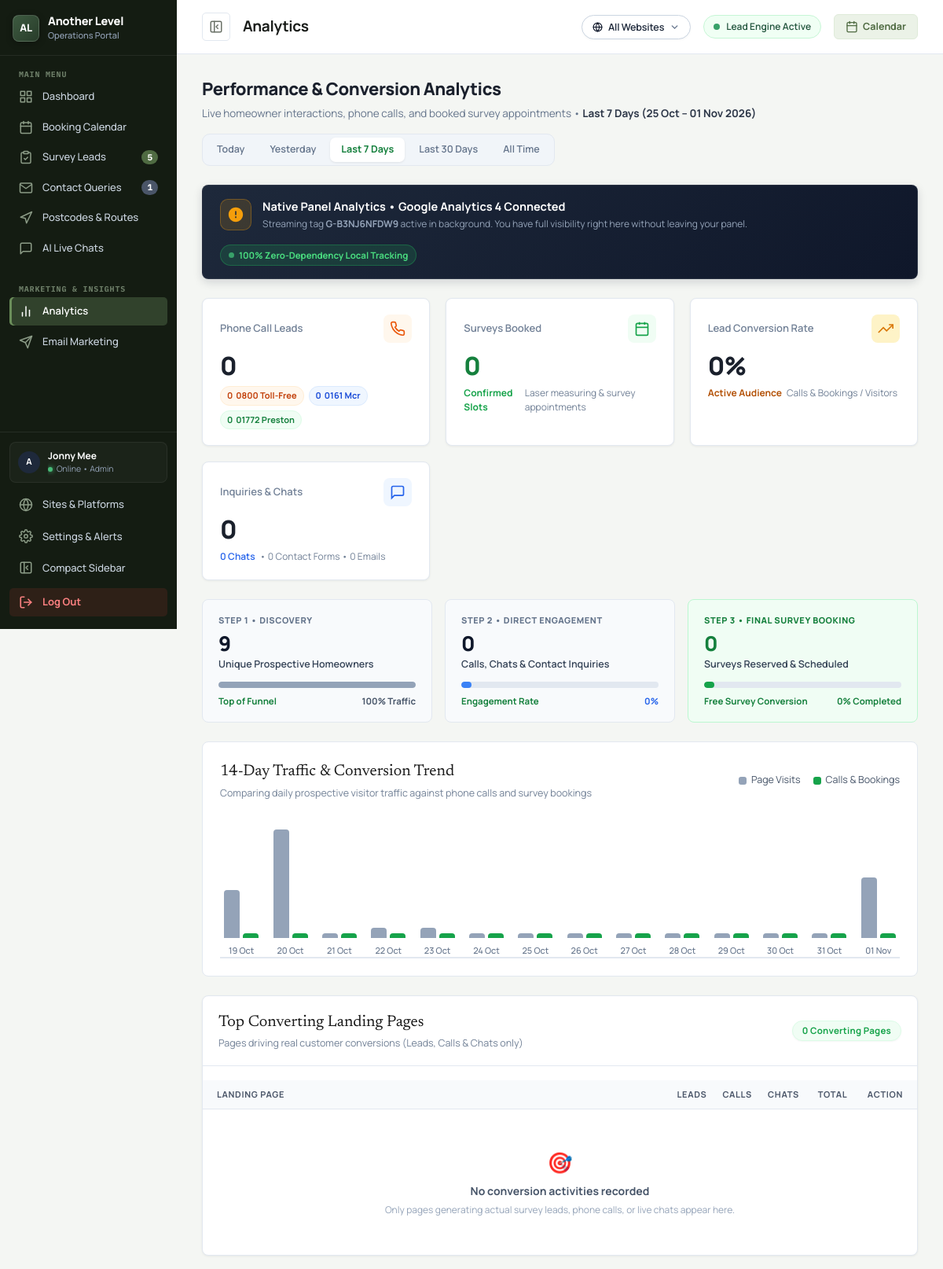
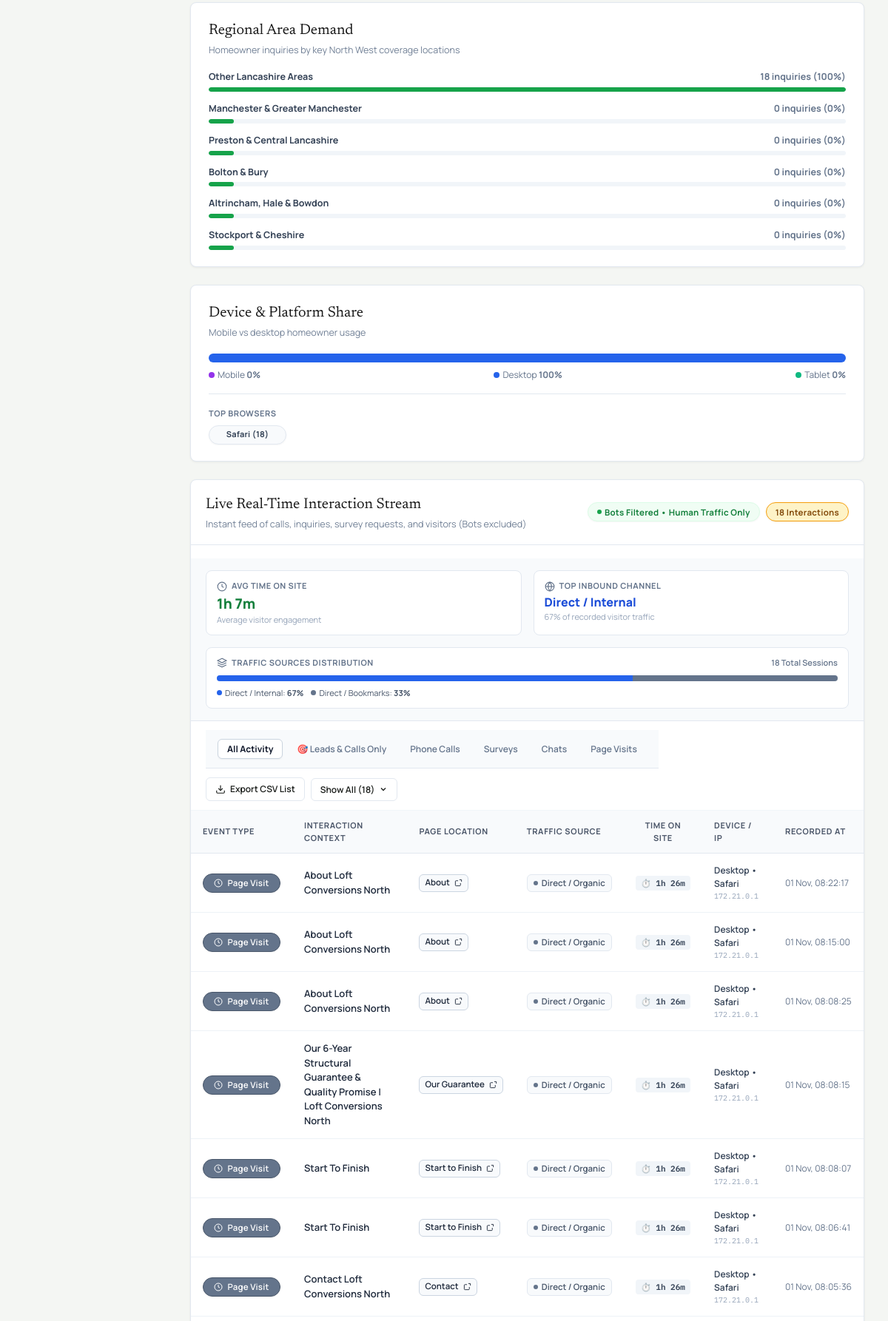
The app's page /panel/analytics.php (signed in, upper part) with its own data (2 pictures, top to bottom).
### tables this page shows
CREATE TABLE settings (
            key TEXT PRIMARY KEY,
            value TEXT NOT NULL,
            updated_at DATETIME DEFAULT CURRENT_TIMESTAMP
        );

CREATE TABLE events_tracking (
            id INTEGER PRIMARY KEY AUTOINCREMENT,
            event_type TEXT NOT NULL, -- 'call_click', 'chat_click'
            event_target TEXT,        -- phone number or chat title
            source_page TEXT,
            ip_address TEXT,
            device_type TEXT,
            browser TEXT,
            created_at DATETIME DEFAULT CURRENT_TIMESTAMP
        , referrer TEXT, duration_seconds INTEGER DEFAULT 0, traffic_source TEXT DEFAULT 'Direct / Bookmarks', is_bot INTEGER DEFAULT 0, session_id TEXT, site_id INTEGER DEFAULT 1);

### panel/analytics.php (the view, shortened to what the rows shown need)
<?php
require_once __DIR__ . '/includes/auth.php';
$range = $_GET['range'] ?? '7days';
switch ($range) {
    case '7days':
    default:
        $eventWhere = "created_at >= date('now', '-7 days')";
        break;
}
$eventWhere .= " AND (is_bot = 0 OR is_bot IS NULL)";
require_once __DIR__ . '/includes/sites.php';
$eventsStmt = $db->query("
    SELECT * FROM events_tracking
    WHERE {$eventWhere}
    ORDER BY id DESC
    LIMIT 50
");
$recentEvents = $eventsStmt->fetchAll(PDO::FETCH_ASSOC);
$gaId = getSetting('ga_measurement_id', 'G-B3NJ6NFDW9');
$pageTitle = "Analytics";
require_once __DIR__ . '/includes/header.php';
?>
<div class="analytics-header-bar">
  <div>
    <h2 class="analytics-header-title">Performance &amp; Conversion Analytics</h2>
  </div>
</div>
<div class="ga4-sync-banner">
  <div class="ga4-sync-left">
    <div>
      <div class="ga4-sync-sub">
        Streaming tag <strong><?php echo htmlspecialchars($gaId); ?></strong> active in background. You have full visibility right here without leaving your panel.
      </div>
    </div>
  </div>
</div>
<div class="panel-grid-2-1" style="display:grid;grid-template-columns:1.8fr 1.2fr;gap:24px;margin-bottom:24px">
  <div class="panel-card" style="padding:0;overflow:hidden">
    <div class="table-responsive">
      <table class="panel-table panel-table-compact" style="width:100%">
        <thead>
          <tr>
            <th style="padding-left:18px">Landing Page</th>
            <th style="text-align:center;width:55px">Leads</th>
            <th style="text-align:center;width:55px">Calls</th>
            <th style="text-align:center;width:55px">Chats</th>
            <th style="text-align:center;width:65px">Total</th>
            <th style="text-align:right;padding-right:18px;width:75px">Action</th>
          </tr>
        </thead>
      </table>
    </div>
  </div>
</div>
<div class="panel-card" style="padding:0;overflow:hidden">
  <div class="table-responsive">
    <table class="panel-table analytics-table" id="liveActivityTable">
      <thead>
        <tr>
          <th style="white-space:nowrap;min-width:130px">Event Type</th>
          <th>Interaction Context</th>
          <th>Page Location</th>
          <th>Traffic Source</th>
          <th style="text-align:center">Time on Site</th>
          <th>Device / IP</th>
          <th>Recorded At</th>
        </tr>
      </thead>
      <tbody>
        <?php if (empty($recentEvents)): ?>
          <tr>
            <td colspan="7" style="text-align:center;padding:48px;color:#94A3B8">
              No live interactions recorded for this date filter.
            </td>
          </tr>
        <?php else: ?>
          <?php
            $eventIdx = 0;
            foreach ($recentEvents as $e):
              $eventIdx++;
              $isExtra = $eventIdx > 8;
              $isConv = in_array($e['event_type'], ['call_click', 'chat_click', 'survey_booked', 'contact_submitted'], true);
          ?>
            <tr data-type="<?php echo htmlspecialchars((string)$e['event_type']); ?>" data-is-conv="<?php echo $isConv ? '1' : '0'; ?>" class="<?php echo $isExtra ? 'stream-row-extra' : ''; ?>">
              <td style="white-space:nowrap">
                <?php if ($e['event_type'] === 'call_click'): ?>
                  <span class="badge" style="background:#C2410C;color:#FFFFFF;border:1px solid #9A3412;font-weight:700;display:inline-flex;align-items:center;gap:6px">
                    <svg width="12" height="12" viewBox="0 0 24 24" fill="none" stroke="currentColor" stroke-width="2.5" stroke-linecap="round" stroke-linejoin="round"><path d="M22 16.92v3a2 2 0 0 1-2.18 2 19.79 19.79 0 0 1-8.63-3.07 19.5 19.5 0 0 1-6-6 19.79 19.79 0 0 1-3.07-8.67A2 2 0 0 1 4.11 2h3a2 2 0 0 1 2 1.72 12.84 12.84 0 0 0 .7 2.81 2 2 0 0 1-.45 2.11L8.09 9.91a16 16 0 0 0 6 6l1.27-1.27a2 2 0 0 1 2.11-.45 12.84 12.84 0 0 0 2.81.7A2 2 0 0 1 22 16.92z"></path></svg>
                    Phone Call
                  </span>
                <?php elseif ($e['event_type'] === 'page_view'): ?>
                  <span class="badge" style="background:#64748B;color:#FFFFFF;border:1px solid #475569;font-weight:600;display:inline-flex;align-items:center;gap:6px">
                    <svg width="12" height="12" viewBox="0 0 24 24" fill="none" stroke="currentColor" stroke-width="2"><circle cx="12" cy="12" r="10"></circle><polyline points="12 6 12 12 16 14"></polyline></svg>
                    Page Visit
                  </span>
                <?php else: ?>
                  <span class="badge" style="background:#374151;color:#FFFFFF"><?php echo htmlspecialchars((string)$e['event_type']); ?></span>
                <?php endif; ?>
              </td>
              <td style="font-size:13px;font-weight:600;color:#1E293B">
                <?php echo htmlspecialchars((string)($e['event_target'] ?? '')); ?>
              </td>
              <td>
                <?php
                  $pageTarget = ltrim((string)($e['source_page'] ?? 'index.php'), '/');
                  $analyticsLink = getSitePageUrl($e['site_id'] ?? 1, $pageTarget);
                ?>
                <a href="<?php echo htmlspecialchars($analyticsLink); ?>" target="_blank" class="source-pill" title="<?php echo htmlspecialchars((string)($e['source_page'] ?? '/')); ?>">
                  <span><?php echo htmlspecialchars(formatPageLocation($e['source_page'] ?? '')); ?></span>
                  <svg width="11" height="11" viewBox="0 0 24 24" fill="none" stroke="currentColor" stroke-width="2"><path d="M18 13v6a2 2 0 0 1-2 2H5a2 2 0 0 1-2-2V8a2 2 0 0 1 2-2h6"></path><polyline points="15 3 21 3 21 9"></polyline></svg>
                </a>
              </td>
              <td>
                <?php echo formatTrafficSourceBadge((string)($e['traffic_source'] ?: 'Direct / Bookmarks')); ?>
              </td>
              <td style="text-align:center">
                <span class="duration-pill" title="Duration active on site">
                  ⏱️ <?php echo formatDurationSeconds((int)($e['duration_seconds'] ?? 0)); ?>
                </span>
              </td>
              <td>
                <div style="font-size:12px;font-weight:600;color:#334155"><?php echo htmlspecialchars((string)($e['device_type'] ?: 'Desktop')); ?> &bull; <?php echo htmlspecialchars((string)($e['browser'] ?: 'Web')); ?></div>
                <div style="font-family:'IBM Plex Mono',monospace;font-size:10px;color:#94A3B8"><?php echo htmlspecialchars((string)($e['ip_address'] ?? 'N/A')); ?></div>
              </td>
              <td style="font-size:12px;color:#64748B;white-space:nowrap">
                <?php echo date('d M, H:i:s', strtotime((string)$e['created_at'])); ?>
              </td>
            </tr>
          <?php endforeach; ?>
        <?php endif; ?>
      </tbody>
    </table>
  </div>
</div>
<?php require_once __DIR__ . '/includes/footer.php'; ?>

### panel/includes/header.php (shortened to what the rows shown need)
<?php
require_once __DIR__ . '/auth.php';
require_once __DIR__ . '/sites.php';
$currentUser = getCurrentUser();
?>
<!DOCTYPE html>
<html lang="en">
<head>
  <link rel="stylesheet" href="css/panel.css?v=<?php echo time(); ?>">
</head>
<body class="panel-body">
<div class="panel-wrapper">
  <aside class="panel-sidebar" id="panelSidebar">
    <div class="sidebar-footer">
      <div class="sidebar-user-mini" style="display:flex;align-items:center;gap:10px;padding:8px 10px;margin-bottom:8px;border-radius:8px;background:rgba(255,255,255,0.03);border:1px solid rgba(255,255,255,0.06);">
        <div class="user-avatar" style="width:28px;height:28px;font-size:11px;background:#1E293B;color:#FFFFFF;border-radius:50%;display:flex;align-items:center;justify-content:center;font-weight:700;flex-shrink:0;">
          <?php echo strtoupper(substr($currentUser['username'] ?? 'J', 0, 1)); ?>
        </div>
        <div style="flex:1;min-width:0;overflow:hidden">
          <div style="font-size:12px;font-weight:700;color:#FFFFFF;white-space:nowrap;overflow:hidden;text-overflow:ellipsis">
            <?php echo htmlspecialchars($currentUser['full_name'] ?? 'Jonny Mee'); ?>
          </div>
          <div style="font-size:10.5px;color:#94A3B8;display:flex;align-items:center;gap:5px">
            <span class="status-dot-green"></span> Online &bull; Admin
          </div>
        </div>
      </div>
    </div>
  </aside>
  <div class="panel-main">
    <header class="panel-topbar">
      <div class="topbar-left">
        <div class="mobile-topbar-brand">
          <div>
            <h1 class="topbar-title">
              <span class="topbar-title-full"><?php echo htmlspecialchars($pageTitle); ?></span>
            </h1>
          </div>
        </div>
      </div>
    </header>
    <main class="panel-content">

### panel/includes/db.php (shortened to what the rows shown need)
<?php
function getDb(): PDO {
    static $db = null;
    if ($db !== null) {
        return $db;
    }
    $dataDir = dirname(__DIR__, 2) . '/data';
    $dbPath = $dataDir . '/database.sqlite';
    try {
        $db = new PDO('sqlite:' . $dbPath);
        $db->setAttribute(PDO::ATTR_ERRMODE, PDO::ERRMODE_EXCEPTION);
        $db->setAttribute(PDO::ATTR_DEFAULT_FETCH_MODE, PDO::FETCH_ASSOC);
        $db->exec('PRAGMA journal_mode = WAL;');
        $db->exec('PRAGMA foreign_keys = ON;');
        return $db;
    } catch (PDOException $e) {
        error_log('Database connection error: ' . $e->getMessage());
        throw $e;
    }
}
function getSetting(string $key, string $default = ''): string {
    $db = getDb();
    $stmt = $db->prepare("SELECT value FROM settings WHERE key = :k LIMIT 1");
    $stmt->execute([':k' => $key]);
    $val = $stmt->fetchColumn();
    return $val !== false ? (string)$val : $default;
}
if (!function_exists('formatPageLocation')) {
    function formatPageLocation(?string $pageUrl): string {
        if (empty($pageUrl) || $pageUrl === '/' || $pageUrl === '/index.php' || $pageUrl === 'index.php') {
            return 'Home';
        }
        $cleaned = strtolower(ltrim(trim($pageUrl), '/'));
        $base = basename($cleaned, '.php');
        if (str_starts_with($base, 'start-to-finish')) {
            return 'Start to Finish';
        }
        $words = str_replace(['-', '_'], ' ', $base);
        $words = preg_replace('/\bloft conversions in\b/i', '', $words);
        $words = preg_replace('/\bloft conversion\b/i', '', $words);
        $words = trim(preg_replace('/\s+/', ' ', $words));
        return ucwords($words ?: 'General');
    }
}
function formatDurationSeconds(int $seconds): string {
    $mins = floor($seconds / 60);
    $secs = $seconds % 60;
    if ($mins >= 60) {
        $hours = floor($mins / 60);
        $remMins = $mins % 60;
        return "{$hours}h {$remMins}m";
    }
    return $secs > 0 ? "{$mins}m {$secs}s" : "{$mins}m";
}
function formatTrafficSourceBadge(string $source): string {
    $s = htmlspecialchars($source);
    if (str_contains($source, 'Direct')) {
        return '<span class="traffic-source-pill source-direct"><span class="source-dot direct"></span>Direct / Organic</span>';
    }
    return '<span class="traffic-source-pill source-referral"><span class="source-dot referral"></span>' . $s . '</span>';
}

### records on screen
settings: value "G-B3NJ6NFDW9"
events_tracking: event_type "page_view" (drawn), event_target "About Loft Conversions North", source_page "About", shows "Direct / Organic", duration_seconds "1h 26m", device_type "Desktop", browser "Safari", ip_address "172.21.0.1", created_at "01 Nov, 08:22:17"
events_tracking: event_type "page_view" (drawn), event_target "About Loft Conversions North", source_page "About", shows "Direct / Organic", duration_seconds "1h 26m", device_type "Desktop", browser "Safari", ip_address "172.21.0.1", created_at "01 Nov, 08:15:00"
events_tracking: event_type "page_view" (drawn), event_target "About Loft Conversions North", source_page "About", shows "Direct / Organic", duration_seconds "1h 26m", device_type "Desktop", browser "Safari", ip_address "172.21.0.1", created_at "01 Nov, 08:08:25"
events_tracking: event_type "page_view" (drawn), event_target "Our 6-Year Structural Guarantee & Quality Promise | Loft Conversions North", source_page "Our Guarantee", shows "Direct / Organic", duration_seconds "1h 26m", device_type "Desktop", browser "Safari", ip_address "172.21.0.1", created_at "01 Nov, 08:08:15"
events_tracking: event_type "page_view" (drawn), event_target "Start To Finish", source_page "Start to Finish", shows "Direct / Organic", duration_seconds "1h 26m", device_type "Desktop", browser "Safari", ip_address "172.21.0.1", created_at "01 Nov, 08:08:07"
events_tracking: event_type "page_view" (drawn), event_target "Start To Finish", source_page "Start to Finish", shows "Direct / Organic", duration_seconds "1h 26m", device_type "Desktop", browser "Safari", ip_address "172.21.0.1", created_at "01 Nov, 08:06:41"
events_tracking: event_type "page_view" (drawn), event_target "Contact Loft Conversions North", source_page "Contact", shows "Direct / Organic", duration_seconds "1h 26m", device_type "Desktop", browser "Safari", ip_address "172.21.0.1", created_at "01 Nov, 08:05:36"

### other values on screen
$newBookingsCount "5"
$newContactsCount "1"
substr($currentUser['username'] ?? 'J', 0, 1) "A"
$currentUser['full_name'] "Jonny Mee"
$pageTitle "Analytics"
$rangeLabel "Last 7 Days (25 Oct – 01 Nov 2026)"
$totalCalls "0"
$calls0800 "0"
$callsMcr "0"
$callsPrs "0"
$totalBookings "0"
$convRate "0"
$totalChats + $totalContacts + $totalEmails "0"
$totalChats "0"
$totalContacts "0"
